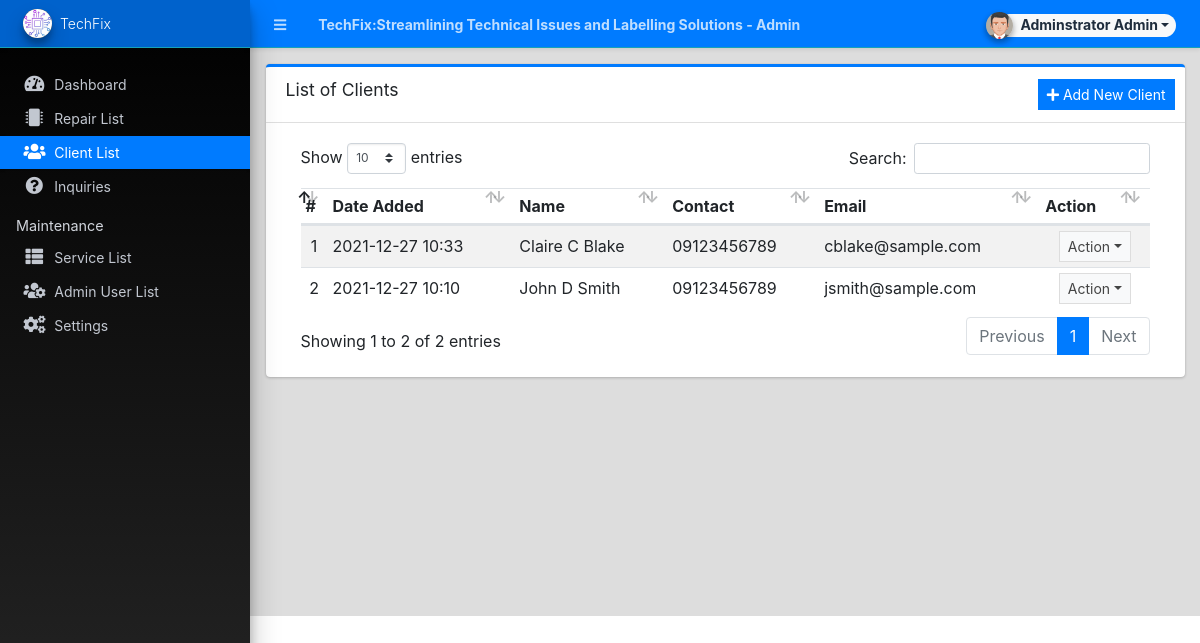
/admin/?page=clients (signed in), run on the app's committed database.
### tables this page shows
CREATE TABLE `client_list` (
  `id` int(30) NOT NULL,
  `firstname` text NOT NULL,
  `middlename` text DEFAULT NULL,
  `lastname` text NOT NULL,
  `contact` varchar(100) NOT NULL,
  `email` text NOT NULL,
  `address` text NOT NULL,
  `delete_flag` tinyint(1) NOT NULL DEFAULT 0,
  `date_created` datetime NOT NULL DEFAULT current_timestamp(),
  `date_updated` datetime DEFAULT NULL
);

### admin/clients/index.php (the view, shortened to what this page needs)
<div class="card card-outline card-primary">
	<div class="card-header">
		<h3 class="card-title">List of Clients</h3>
		<div class="card-tools">
			<a href="javascript:void(0)" id="create_new" class="btn btn-flat btn-sm btn-primary"><span class="fas fa-plus"></span>  Add New Client</a>
		</div>
	</div>
	<div class="card-body">
		<div class="container-fluid">
        <div class="container-fluid">
			<table class="table table-hover table-striped">
				<thead>
					<tr>
						<th>#</th>
						<th>Date Added</th>
						<th>Name</th>
						<th>Contact</th>
						<th>Email</th>
						<th>Action</th>
					</tr>
				</thead>
				<tbody>
					<?php
						$i = 1;
						$qry = $conn->query("SELECT *,concat(firstname,' ', middlename,' ',lastname) as name from `client_list` where delete_flag = 0 order by concat(firstname,' ', middlename,' ',lastname) asc ");
						while($row = $qry->fetch_assoc()):
					?>
						<tr>
							<td class="text-center"><?php echo $i++; ?></td>
							<td><?php echo date("Y-m-d H:i",strtotime($row['date_created'])) ?></td>
							<td><?php echo ucwords($row['name']) ?></td>
							<td ><p class="m-0 truncate-1"><?php echo $row['contact'] ?></p></td>
							<td ><p class="m-0 truncate-1"><?php echo $row['email'] ?></p></td>
							<td align="center">
								 <button type="button" class="btn btn-flat btn-default btn-sm dropdown-toggle dropdown-icon" data-toggle="dropdown">
				                  		Action
				                  </button>
							</td>
						</tr>
					<?php endwhile; ?>
				</tbody>
			</table>
		</div>
		</div>
	</div>
</div>

### data on the page
client_list: date_created "2021-12-27 10:33", name "Claire C Blake", contact "09123456789", email "cblake@sample.com"
client_list: date_created "2021-12-27 10:10", name "John D Smith", contact "09123456789", email "jsmith@sample.com"

### other printed values
$_settings->info('name') "TechFix:Streamlining Technical Issues and Labelling Solutions"
$_settings->userdata('firstname').' '.$_settings->userdata('lastname') "Adminstrator Admin"
$_settings->info('short_name') "TechFix"
